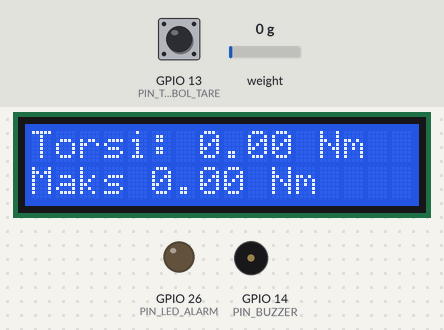
The sketch below on a simulated ESP32. On the bench: 16×2 character LCD, output pins drawn as LEDs (lit = HIGH), buzzer (waves = sounding, pin HIGH). The test bench sets the inputs (shaded band); at power-on: weight on the scale 0 g, GPIO 13 (PIN_TOMBOL_TARE) HIGH. What the sketch prints to the serial monitor is not drawn.

Above: at 2.7 s.
2.8 s: weight on the scale set to 452 g
At 4.9 s:
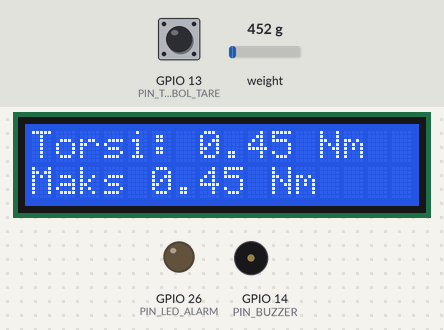
5.6 s: weight on the scale set to 537 g
At 8.3 s:
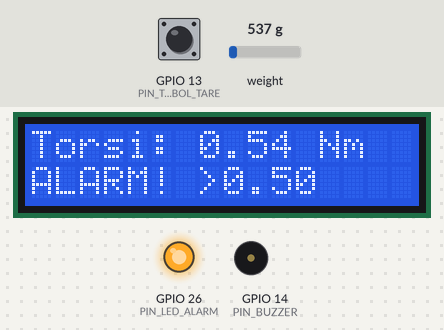
8.6 s: GPIO 13 (PIN_TOMBOL_TARE) pulled LOW for 1.25 s
At 11.0 s:
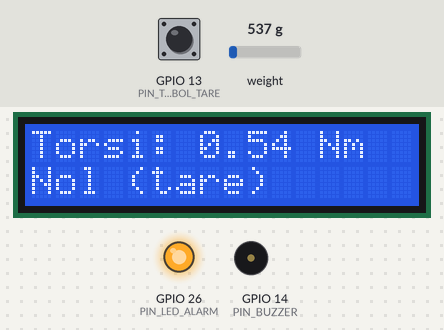
12.7 s: GPIO 13 (PIN_TOMBOL_TARE) pulled LOW for 3.2 s
At 16.1 s:
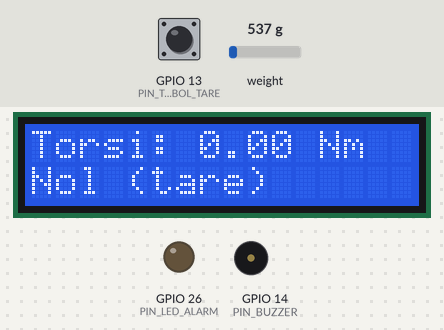
17.8 s: weight on the scale set to 100 g
At 19.0 s:
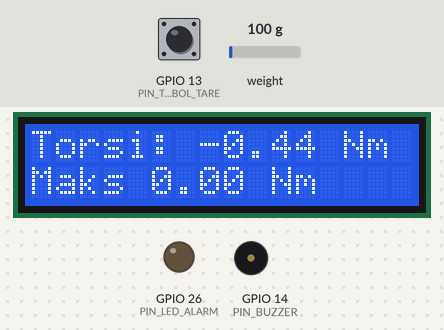
Timing chart, 0 to 20.8 s (numbered marks = the images above; inputs shaded):
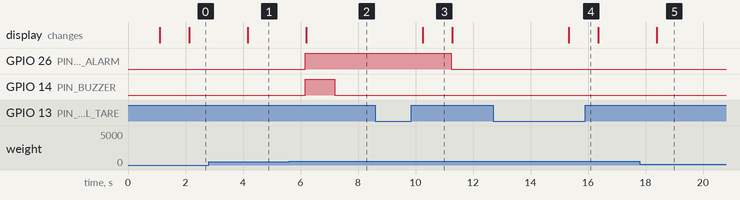

Measured:
- the behaviour switches between 500 and 501 g on weight on the scale (found by bisection; images 1 and 2)
- after the input at 2.8 s, the display: changes after 1.4 s (image 1)
- after the input at 5.6 s, GPIO 26 (PIN_LED_ALARM): LOW → HIGH after 0.57 s; GPIO 14 (PIN_BUZZER): LOW → HIGH after 0.57 s, → LOW 1.0 s later; the display: changes after 0.60 s (image 2)
- after the input at 8.6 s, GPIO 26 (PIN_LED_ALARM): HIGH → LOW after 2.6 s; the display: changes after 1.6 s (image 3)
- after the input at 12.7 s, the display: changes after 2.6 s (image 4)
- after the input at 17.8 s, the display: changes after 0.59 s (image 5)
- what the display in image 3 shows lasts 1.1 s, from 10.2 s to 11.3 s

The sketch:

PengukurTorsiMotorDcStrainGauge.ino
```cpp
// ============================================================================
//  PengukurTorsiMotorDcStrainGauge.ino — Pengukur Torsi Motor DC
//  (ESP32 + Strain Gauge BF350-3AA + HX711 + LCD I2C)
//  ----------------------------------------------------------------------------
//  Fungsi:
//    - Mengukur torsi (momen puntir) motor DC dari regangan lengan torsi
//    - Menampilkan torsi (N.m) dan torsi tertinggi di LCD I2C 16x2
//    - Tombol tare untuk menolkan pembacaan (mis. setelah motor dipasang)
//    - Buzzer + LED menyala saat torsi melewati ambang (motor kelebihan beban)
//    - Status torsi dikirim ke Serial Monitor
//
//  Cara kerja singkat:
//    Strain gauge BF350-3AA (350 ohm, faktor gauge 2,0) ditempel pada lengan
//    torsi baja yang menahan rumah motor. Saat motor berputar melawan beban,
//    gaya reaksi memuntir lengan itu, gauge meregang, resistansinya berubah
//    sepersekian persen. Perubahan itu dibaca jembatan Wheatstone (gauge +
//    tiga resistor 350 ohm) lalu diperkuat dan diubah jadi angka digital
//    oleh HX711 (ADC 24-bit, gain 128). ESP32 mengubah angka mentah itu
//    jadi torsi dalam newton meter (N.m) memakai faktor kalibrasi.
//
//  Hardware:
//    - ESP32 DevKit (board: esp32:esp32:esp32)
//    - Strain gauge BF350-3AA + 3x resistor 350 ohm (jembatan Wheatstone)
//    - Modul HX711 (hijau, kanal A, gain 128)
//    - LCD I2C 16x2 (alamat 0x27)
//    - Tombol push button (tare)
//    - Buzzer aktif (aktif HIGH)
//    - LED merah + resistor 220 ohm (alarm)
//    - Motor DC 12 V + adaptor 12 V 2 A (beban yang diukur torsinya)
//
//  Pin (TETAP — sesuai skema Fritzing video):
//    HX711 DT  -> GPIO16
//    HX711 SCK -> GPIO17
//    LCD I2C SDA -> GPIO21, SCL -> GPIO22 (I2C default ESP32)
//    Tombol tare -> GPIO13 (INPUT_PULLUP, aktif LOW)
//    Buzzer      -> GPIO14 (aktif HIGH)
//    LED alarm   -> GPIO26 (anoda, katoda lewat resistor 220 ohm ke GND)
// ============================================================================

#include <Wire.h>
#include <HX711.h>
#include <LiquidCrystal_I2C.h>

// ---------------------------------------------------------------------------
//  KONFIGURASI PIN
// ---------------------------------------------------------------------------
const uint8_t PIN_HX711_DT    = 16;  // HX711 DT (data)
const uint8_t PIN_HX711_SCK   = 17;  // HX711 SCK (clock)
const uint8_t PIN_LCD_SDA     = 21;  // LCD I2C SDA
const uint8_t PIN_LCD_SCL     = 22;  // LCD I2C SCL
const uint8_t PIN_TOMBOL_TARE = 13;  // Tombol tare, INPUT_PULLUP, aktif LOW
const uint8_t PIN_BUZZER      = 14;  // Buzzer aktif, aktif HIGH
const uint8_t PIN_LED_ALARM   = 26;  // LED merah alarm, aktif HIGH

// ---------------------------------------------------------------------------
//  KONFIGURASI LCD
// ---------------------------------------------------------------------------
const uint8_t ALAMAT_LCD_I2C = 0x27;  // Alamat I2C modul LCD
const uint8_t LCD_KOLOM      = 16;    // Jumlah kolom LCD
const uint8_t LCD_BARIS      = 2;     // Jumlah baris LCD

// ---------------------------------------------------------------------------
//  KONFIGURASI TORSI
// ---------------------------------------------------------------------------
//  FAKTOR KALIBRASI — NILAI INI HARUS DIKALIBRASI ULANG!
//  Setiap gauge + lengan torsi punya faktor berbeda, jadi angka di bawah ini
//  HANYA nilai awal agar sketch bisa jalan, BUKAN hasil kalibrasi.
//
//  Cara kalibrasi singkat:
//    1. Upload sketch, buka Serial Monitor (115200 baud).
//    2. Motor mati dan lengan torsi bebas (tanpa beban), tekan tombol tare
//       (atau reset ESP32) — ini menolkan pembacaan.
//    3. Gantung beban yang beratnya diketahui di ujung lengan torsi,
//       mis. massa 500 gram pada lengan 10 cm dari poros.
//       Torsi beban itu = 0,500 kg x 9,81 m/s2 x 0,10 m = 0,49 N.m.
//    4. Baca "nilai mentah" yang tampil di Serial Monitor.
//    5. Hitung: FAKTOR_KALIBRASI = nilai mentah / torsi beban (N.m).
//       Contoh: nilai mentah 122500 untuk beban 0,49 N.m
//       -> 122500 / 0,49 = 250000.
//    6. Ganti FAKTOR_KALIBRASI di bawah dengan hasil hitungan, upload ulang,
//       lalu uji lagi dengan beban lain untuk memastikan hasilnya akurat.
const float FAKTOR_KALIBRASI = 250000.0;  // Satuan mentah HX711 per N.m

const float PANJANG_LENGAN_M = 0.10;   // Lengan torsi kalibrasi: 10 cm
const float GRAVITASI_MS2    = 9.81;   // Percepatan gravitasi (m/s2)
const float MASSA_KALIBRASI_KG = 0.50; // Massa beban kalibrasi contoh: 500 g
const float AMBANG_ALARM_NM  = 0.50;   // Alarm bila torsi melewati 0,50 N.m
const float AMBANG_LEPAS_NM  = 0.45;   // Alarm mati lagi di bawah 0,45 N.m
const uint8_t JUMLAH_SAMPEL_BACA = 10; // Rata-rata N sampel tiap pembacaan

// ---------------------------------------------------------------------------
//  KONFIGURASI WAKTU (milisekon)
// ---------------------------------------------------------------------------
const unsigned long INTERVAL_BACA_MS    = 500;   // Jeda antar pembacaan torsi
const unsigned long DEBOUNCE_TOMBOL_MS  = 50;    // Debounce tombol tare
const unsigned long DURASI_BUZZER_MS    = 500;   // Durasi bunyi buzzer alarm
const unsigned long BAUD_SERIAL         = 115200;

// ---------------------------------------------------------------------------
//  OBJEK PERANGKAT
// ---------------------------------------------------------------------------
HX711 timbangan;
LiquidCrystal_I2C lcd(ALAMAT_LCD_I2C, LCD_KOLOM, LCD_BARIS);

// ---------------------------------------------------------------------------
//  STATE
// ---------------------------------------------------------------------------
unsigned long waktuBacaTerakhir   = 0;
unsigned long waktuBuzzerMulai   = 0;
unsigned long waktuTombolTerakhir = 0;
bool buzzerAktif                  = false;
bool alarmAktif                   = false;
bool tombolTareTerakhir           = HIGH;  // HIGH = belum ditekan (pull-up)
float torsiTertinggiNm            = 0.0;

// ---------------------------------------------------------------------------
//  SETUP
// ---------------------------------------------------------------------------
void setup() {
  Serial.begin(BAUD_SERIAL);
  Serial.println(F("Pengukur Torsi Motor DC — mulai..."));

  pinMode(PIN_TOMBOL_TARE, INPUT_PULLUP);
  pinMode(PIN_BUZZER, OUTPUT);
  pinMode(PIN_LED_ALARM, OUTPUT);
  digitalWrite(PIN_BUZZER, LOW);
  digitalWrite(PIN_LED_ALARM, LOW);

  // LCD I2C
  Wire.begin(PIN_LCD_SDA, PIN_LCD_SCL);
  lcd.init();
  lcd.backlight();
  lcd.setCursor(0, 0);
  lcd.print(F("Pengukur Torsi"));
  lcd.setCursor(0, 1);
  lcd.print(F("Menyiapkan..."));

  // HX711: kanal A, gain 128 (bawaan begin)
  timbangan.begin(PIN_HX711_DT, PIN_HX711_SCK);
  timbangan.set_scale(FAKTOR_KALIBRASI);
  timbangan.tare(JUMLAH_SAMPEL_BACA);  // Nol otomatis saat dinyalakan

  Serial.println(F("Siap. Tekan tombol tare untuk menolkan."));
  Serial.println(F("Kalibrasi: gantung beban diketahui di lengan 10 cm,"));
  Serial.print(F("contoh beban 500 g = torsi "));
  Serial.print(MASSA_KALIBRASI_KG * GRAVITASI_MS2 * PANJANG_LENGAN_M, 2);
  Serial.println(F(" N.m; faktor = nilai mentah / torsi (N.m)."));
  lcd.clear();
}

// ---------------------------------------------------------------------------
//  LOOP UTAMA
// ---------------------------------------------------------------------------
void loop() {
  unsigned long sekarang = millis();

  // 1. Baca tombol tare (dengan debounce)
  bacaTombolTare(sekarang);

  // 2. Matikan buzzer setelah durasinya habis
  if (buzzerAktif && (sekarang - waktuBuzzerMulai >= DURASI_BUZZER_MS)) {
    digitalWrite(PIN_BUZZER, LOW);
    buzzerAktif = false;
  }

  // 3. Baca torsi secara berkala
  if (sekarang - waktuBacaTerakhir >= INTERVAL_BACA_MS) {
    waktuBacaTerakhir = sekarang;
    float torsiNm = bacaTorsi();
    if (torsiNm > torsiTertinggiNm) {
      torsiTertinggiNm = torsiNm;
    }
    cekAlarm(torsiNm, sekarang);
    tampilkanTorsi(torsiNm);
    kirimStatusSerial(torsiNm);
  }
}

// ---------------------------------------------------------------------------
//  bacaTorsi — baca torsi dari HX711 (N.m), rata-rata N sampel.
//  Hasil negatif kecil (noise di sekitar nol) dibulatkan ke 0.
// ---------------------------------------------------------------------------
float bacaTorsi() {
  float torsi = timbangan.get_units(JUMLAH_SAMPEL_BACA);
  if (torsi < 0.0 && torsi > -0.01) {
    torsi = 0.0;
  }
  return torsi;
}

// ---------------------------------------------------------------------------
//  tampilkanTorsi — tampilkan torsi di LCD 16x2.
//  Baris 1: "Torsi: 0.35 Nm"  |  Baris 2: "Maks 0.50 Nm" / "ALARM! >0.50"
// ---------------------------------------------------------------------------
void tampilkanTorsi(float torsiNm) {
  lcd.setCursor(0, 0);
  lcd.print(F("Torsi: "));
  lcd.print(torsiNm, 2);  // 2 angka desimal: 0.35
  lcd.print(F(" Nm  "));  // Spasi ekstra menimpa sisa angka lama

  lcd.setCursor(0, 1);
  if (alarmAktif) {
    lcd.print(F("ALARM! >0.50   "));
  } else {
    lcd.print(F("Maks "));
    lcd.print(torsiTertinggiNm, 2);
    lcd.print(F(" Nm      "));
  }
}

// ---------------------------------------------------------------------------
//  cekAlarm — nyalakan buzzer + LED saat torsi melewati ambang.
//  Histeresis: alarm mati lagi hanya bila torsi turun di bawah 0,45 N.m,
//  supaya alarm tidak berkedip di sekitar ambang.
// ---------------------------------------------------------------------------
void cekAlarm(float torsiNm, unsigned long sekarang) {
  if (!alarmAktif && torsiNm > AMBANG_ALARM_NM) {
    alarmAktif = true;
    digitalWrite(PIN_LED_ALARM, HIGH);
    digitalWrite(PIN_BUZZER, HIGH);
    buzzerAktif = true;
    waktuBuzzerMulai = sekarang;
    Serial.println(F("PERINGATAN: torsi melewati 0,50 N.m!"));
  } else if (alarmAktif && torsiNm < AMBANG_LEPAS_NM) {
    alarmAktif = false;
    digitalWrite(PIN_LED_ALARM, LOW);
    digitalWrite(PIN_BUZZER, LOW);
    buzzerAktif = false;
  }
}

// ---------------------------------------------------------------------------
//  bacaTombolTare — tombol ditekan (LOW) -> nolkan pembacaan (tare).
//  Debounce: abaikan perubahan yang terlalu cepat setelah perubahan terakhir.
// ---------------------------------------------------------------------------
void bacaTombolTare(unsigned long sekarang) {
  bool tombolSekarang = digitalRead(PIN_TOMBOL_TARE);

  if (tombolSekarang != tombolTareTerakhir) {
    if (sekarang - waktuTombolTerakhir >= DEBOUNCE_TOMBOL_MS) {
      waktuTombolTerakhir = sekarang;
      if (tombolSekarang == LOW) {
        tare();
      }
    }
    tombolTareTerakhir = tombolSekarang;
  }
}

// ---------------------------------------------------------------------------
//  tare — nolkan pembacaan, reset torsi tertinggi, beri konfirmasi.
// ---------------------------------------------------------------------------
void tare() {
  timbangan.tare(JUMLAH_SAMPEL_BACA);
  torsiTertinggiNm = 0.0;
  lcd.setCursor(0, 1);
  lcd.print(F("Nol (tare)      "));
  Serial.println(F("Tare: pembacaan torsi dinolkan."));
}

// ---------------------------------------------------------------------------
//  kirimStatusSerial — kirim torsi + nilai mentah ke Serial Monitor.
//  Nilai mentah berguna saat kalibrasi (lihat FAKTOR_KALIBRASI di atas).
// ---------------------------------------------------------------------------
void kirimStatusSerial(float torsiNm) {
  Serial.print(F("Torsi: "));
  Serial.print(torsiNm, 3);
  Serial.print(F(" N.m  |  maks: "));
  Serial.print(torsiTertinggiNm, 3);
  Serial.print(F("  |  nilai mentah: "));
  Serial.println(timbangan.read_average(JUMLAH_SAMPEL_BACA));
}
```
